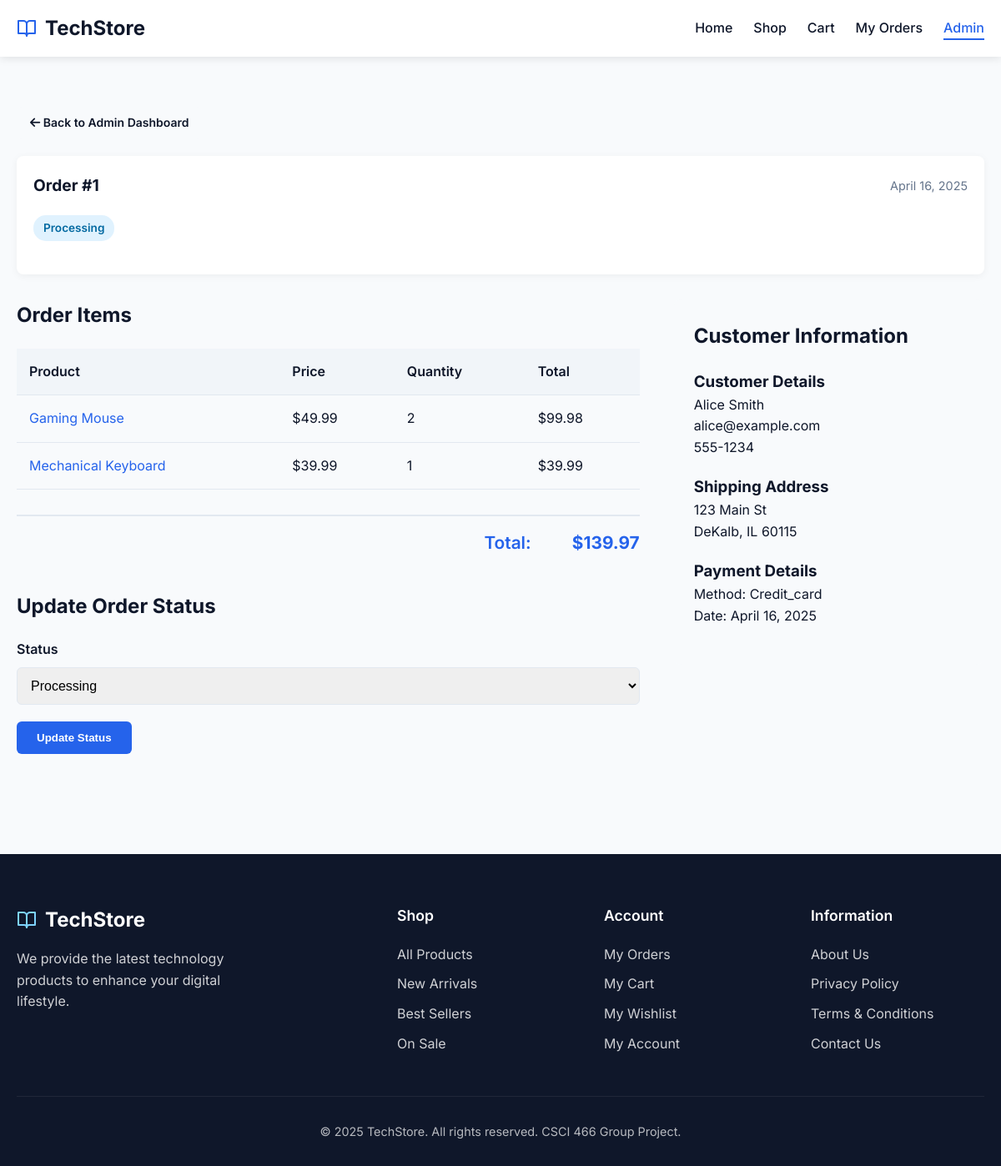
Screenshot of /website/admin_order_detail.php?id=1 with the database file from the repository.
### tables this page shows
CREATE TABLE `Order` (
    order_id INT AUTO_INCREMENT PRIMARY KEY,
    customer_id INT NOT NULL,
    order_date DATETIME DEFAULT CURRENT_TIMESTAMP,
    status ENUM('Processing', 'Shipped', 'Delivered') DEFAULT 'Processing',
    total_amount DECIMAL(10,2) NOT NULL,
    FOREIGN KEY (customer_id) REFERENCES Customer(customer_id)
);

CREATE TABLE OrderItem (
    order_item_id INT AUTO_INCREMENT PRIMARY KEY,
    order_id INT NOT NULL,
    product_id INT NOT NULL,
    quantity INT NOT NULL,
    price_at_order_time DECIMAL(10,2) NOT NULL,
    FOREIGN KEY (order_id) REFERENCES `Order`(order_id),
    FOREIGN KEY (product_id) REFERENCES Product(product_id)
);

CREATE TABLE Product (
    product_id INT AUTO_INCREMENT PRIMARY KEY,
    name VARCHAR(100) NOT NULL,
    description TEXT,
    price DECIMAL(10,2) NOT NULL,
    quantity_in_stock INT NOT NULL
);

CREATE TABLE Customer (
    customer_id INT AUTO_INCREMENT PRIMARY KEY,
    first_name VARCHAR(50) NOT NULL,
    last_name VARCHAR(50) NOT NULL,
    email VARCHAR(100) UNIQUE NOT NULL,
    phone_number VARCHAR(20)
);

CREATE TABLE Address (
    address_id INT AUTO_INCREMENT PRIMARY KEY,
    customer_id INT NOT NULL,
    type ENUM('shipping', 'billing') NOT NULL,
    street VARCHAR(100) NOT NULL,
    city VARCHAR(50) NOT NULL,
    state VARCHAR(50) NOT NULL,
    zip VARCHAR(10) NOT NULL,
    FOREIGN KEY (customer_id) REFERENCES Customer(customer_id)
);

CREATE TABLE Payment (
    payment_id INT AUTO_INCREMENT PRIMARY KEY,
    order_id INT NOT NULL,
    payment_date DATETIME DEFAULT CURRENT_TIMESTAMP,
    payment_method VARCHAR(50),
    amount DECIMAL(10,2) NOT NULL,
    FOREIGN KEY (order_id) REFERENCES `Order`(order_id)
);

### website/admin_order_detail.php (the view, shortened to what this page needs)
<?php
require 'db_config.php';
$order_id = (int)$_GET['id'];
$stmt = $pdo->prepare("
  SELECT o.order_id, o.order_date, o.status, o.total_amount,
         c.customer_id, c.first_name, c.last_name, c.email, c.phone_number
    FROM `Order` o
    JOIN Customer c ON o.customer_id = c.customer_id
   WHERE o.order_id = ?
");
$stmt->execute([$order_id]);
$order = $stmt->fetch(PDO::FETCH_ASSOC);
$stmt = $pdo->prepare("
  SELECT oi.quantity, oi.price_at_order_time,
         p.name, p.product_id
    FROM OrderItem oi
    JOIN Product p ON oi.product_id = p.product_id
   WHERE oi.order_id = ?
");
$stmt->execute([$order_id]);
$items = $stmt->fetchAll();
$stmt = $pdo->prepare("
  SELECT street, city, state, zip
    FROM Address
   WHERE customer_id = ? AND type = 'shipping'
   LIMIT 1
");
$stmt->execute([$order['customer_id']]);
$shipping = $stmt->fetch();
$stmt = $pdo->prepare("
  SELECT payment_method, payment_date
   FROM Payment
  WHERE order_id = ?
  LIMIT 1
");
$stmt->execute([$order_id]);
$payment = $stmt->fetch();
?>
<!DOCTYPE html>
<html lang="en">
<head>
  <link rel="stylesheet" href="style.css">
  <link rel="stylesheet" href="https://cdnjs.cloudflare.com/ajax/libs/font-awesome/6.4.0/css/all.min.css">
</head>
<body>
  <header>
    <div class="container">
      <div class="header-content">
        <a href="index.php" class="logo">
          <svg xmlns="http://www.w3.org/2000/svg" width="24" height="24" viewBox="0 0 24 24" fill="none" stroke="currentColor" stroke-width="2" stroke-linecap="round" stroke-linejoin="round">
            <path d="M2 3h6a4 4 0 0 1 4 4v14a3 3 0 0 0-3-3H2z"></path>
            <path d="M22 3h-6a4 4 0 0 0-4 4v14a3 3 0 0 1 3-3h7z"></path>
          </svg>
          TechStore
        </a>
        <nav>
          <ul id="navMenu">
            <li><a href="index.php">Home</a></li>
            <li><a href="product_list.php">Shop</a></li>
            <li><a href="cart.php">Cart</a></li>
            <li><a href="user_orders.php">My Orders</a></li>
            <li><a href="admin_orders.php" class="active">Admin</a></li>
          </ul>
        </nav>
      </div>
    </div>
  </header>
  <div class="section">
    <div class="container">
      <div style="margin-bottom: 20px;">
        <a href="admin_orders.php" class="btn btn-secondary btn-sm">
          <i class="fas fa-arrow-left"></i> Back to Admin Dashboard
        </a>
      </div>
      <div class="order-item" style="margin-bottom: 30px;">
        <div class="order-header">
          <div class="order-id">Order #<?= htmlspecialchars($order['order_id']) ?></div>
          <div class="order-date"><?= date('F j, Y', strtotime($order['order_date'])) ?></div>
        </div>
        <?php
          $status_class = '';
          switch ($order['status']) {
            case 'Processing':
              $status_class = 'status-processing';
              break;
          }
        ?>
        <div style="margin: 20px 0;">
          <span class="order-status <?= $status_class ?>">
            <?= htmlspecialchars($order['status']) ?>
          </span>
        </div>
      </div>
      <div class="checkout-grid">
        <div>
          <h2>Order Items</h2>
          <table class="cart-table" style="margin-top: 20px;">
            <thead>
              <tr>
                <th>Product</th>
                <th>Price</th>
                <th>Quantity</th>
                <th>Total</th>
              </tr>
            </thead>
            <tbody>
              <?php foreach ($items as $item):
                $subtotal = $item['price_at_order_time'] * $item['quantity'];
              ?>
                <tr>
                  <td data-label="Product">
                    <a href="product_detail.php?id=<?= $item['product_id'] ?>">
                      <?= htmlspecialchars($item['name']) ?>
                    </a>
                  </td>
                  <td data-label="Price">$<?= number_format($item['price_at_order_time'], 2) ?></td>
                  <td data-label="Quantity"><?= $item['quantity'] ?></td>
                  <td data-label="Total">$<?= number_format($subtotal, 2) ?></td>
                </tr>
              <?php endforeach; ?>
            </tbody>
          </table>
          <div class="cart-total" style="margin-top: 20px;">
            <div class="cart-total-row grand-total">
              <div class="cart-total-label">Total:</div>
              <div class="cart-total-value">$<?= number_format($order['total_amount'], 2) ?></div>
            </div>
          </div>
          <h2 style="margin-top: 40px;">Update Order Status</h2>
          <form method="post" action="admin_order_detail.php?id=<?= $order_id ?>" style="margin-top: 20px;">
            <div class="form-group">
              <label for="status" class="form-label">Status</label>
              <select id="status" name="status" class="form-control">
                <option value="Processing" <?= $order['status'] == 'Processing' ? 'selected' : '' ?>>Processing</option>
              </select>
            </div>
            <button type="submit" name="update_status" class="btn btn-primary">Update Status</button>
          </form>
        </div>
        <div>
          <div class="checkout-summary">
            <h2>Customer Information</h2>
            <div style="margin: 20px 0;">
              <h3>Customer Details</h3>
              <p>
                <?= htmlspecialchars($order['first_name'] . ' ' . $order['last_name']) ?><br>
                <?= htmlspecialchars($order['email']) ?><br>
                <?= htmlspecialchars($order['phone_number']) ?>
              </p>
            </div>
            <?php if ($shipping): ?>
              <div style="margin: 20px 0;">
                <h3>Shipping Address</h3>
                <p>
                  <?= htmlspecialchars($shipping['street']) ?><br>
                  <?= htmlspecialchars($shipping['city']) ?>, <?= htmlspecialchars($shipping['state']) ?> <?= htmlspecialchars($shipping['zip']) ?>
                </p>
              </div>
            <?php endif; ?>
            <?php if ($payment): ?>
              <div style="margin: 20px 0;">
                <h3>Payment Details</h3>
                <p>
                  Method: <?= htmlspecialchars(ucfirst($payment['payment_method'])) ?><br>
                  Date: <?= date('F j, Y', strtotime($payment['payment_date'])) ?>
                </p>
              </div>
            <?php endif; ?>
          </div>
        </div>
      </div>
    </div>
  </div>
  <footer>
    <div class="container">
      <div class="footer-grid">
        <div>
          <div class="footer-logo">
            <svg xmlns="http://www.w3.org/2000/svg" width="24" height="24" viewBox="0 0 24 24" fill="none" stroke="currentColor" stroke-width="2" stroke-linecap="round" stroke-linejoin="round">
              <path d="M2 3h6a4 4 0 0 1 4 4v14a3 3 0 0 0-3-3H2z"></path>
              <path d="M22 3h-6a4 4 0 0 0-4 4v14a3 3 0 0 1 3-3h7z"></path>
            </svg>
            TechStore
          </div>
          <p class="footer-about">We provide the latest technology products to enhance your digital lifestyle.</p>
        </div>
        <div>
          <h3 class="footer-title">Shop</h3>
          <ul class="footer-links">
            <li><a href="product_list.php">All Products</a></li>
            <li><a href="#">New Arrivals</a></li>
            <li><a href="#">Best Sellers</a></li>
            <li><a href="#">On Sale</a></li>
          </ul>
        </div>
        <div>
          <h3 class="footer-title">Account</h3>
          <ul class="footer-links">
            <li><a href="user_orders.php">My Orders</a></li>
            <li><a href="cart.php">My Cart</a></li>
            <li><a href="#">My Wishlist</a></li>
            <li><a href="#">My Account</a></li>
          </ul>
        </div>
        <div>
          <h3 class="footer-title">Information</h3>
          <ul class="footer-links">
            <li><a href="#">About Us</a></li>
            <li><a href="#">Privacy Policy</a></li>
            <li><a href="#">Terms & Conditions</a></li>
            <li><a href="#">Contact Us</a></li>
          </ul>
        </div>
      </div>
      <div class="copyright">
        &copy; 2025 TechStore. All rights reserved. CSCI 466 Group Project.
      </div>
    </div>
  </footer>
</body>
</html>

### website/style.css (style rules this page uses)
:root { --primary: #2563eb; --primary-dark: #1d4ed8; --secondary: #7dd3fc; --accent: #f97316; --dark: #0f172a; --light: #f8fafc; --gray: #64748b; --light-gray: #e2e8f0; --danger: #ef4444; --success: #22c55e; --warning: #f59e0b; }
* { margin: 0; padding: 0; box-sizing: border-box; }
body { font-family: 'Inter', -apple-system, BlinkMacSystemFont, sans-serif; line-height: 1.6; color: var(--dark); background-color: var(--light); }
a { color: var(--primary); text-decoration: none; transition: color 0.2s; }
.container { width: 100%; max-width: 1200px; margin: 0 auto; padding: 0 20px; }
header { background-color: white; box-shadow: 0 2px 10px rgba(0, 0, 0, 0.1); position: sticky; top: 0; z-index: 100; }
.header-content { display: flex; justify-content: space-between; align-items: center; padding: 15px 0; }
.logo { font-size: 1.5rem; font-weight: 700; color: var(--dark); display: flex; align-items: center; }
.logo svg { margin-right: 10px; color: var(--primary); }
nav ul { display: flex; list-style: none; gap: 25px; }
nav li a { color: var(--dark); font-weight: 500; position: relative; }
nav li a.active { color: var(--primary); }
nav li a.active::after { content: ''; position: absolute; bottom: -5px; left: 0; width: 100%; height: 2px; background-color: var(--primary); }
.btn { display: inline-block; padding: 12px 24px; background-color: var(--accent); color: white; font-weight: 600; border-radius: 6px; transition: all 0.2s; border: none; cursor: pointer; text-align: center; }
.btn-primary { background-color: var(--primary); }
.btn-secondary { background-color: var(--light); color: var(--dark); }
.btn-sm { padding: 8px 16px; font-size: 0.875rem; }
.section { padding: 60px 0; }
.cart-table { width: 100%; border-collapse: collapse; margin-bottom: 30px; }
.cart-table th { text-align: left; padding: 15px; background-color: #f1f5f9; border-bottom: 1px solid var(--light-gray); font-weight: 600; }
.cart-table td { padding: 15px; border-bottom: 1px solid var(--light-gray); }
.cart-total { margin-top: 30px; text-align: right; }
.cart-total-row { display: flex; justify-content: flex-end; gap: 30px; margin-bottom: 10px; }
.cart-total-label { font-weight: 600; }
.cart-total-value { font-weight: 700; min-width: 100px; }
.grand-total { font-size: 1.3rem; color: var(--primary); margin-top: 20px; padding-top: 15px; border-top: 2px solid var(--light-gray); }
.checkout-grid { display: grid; grid-template-columns: 2fr 1fr; gap: 40px; }
.form-group { margin-bottom: 20px; }
.form-label { display: block; font-weight: 600; margin-bottom: 8px; }
.form-control { width: 100%; padding: 12px; border: 1px solid var(--light-gray); border-radius: 6px; font-size: 1rem; }
.checkout-summary { background-color: #f8fafc; border-radius: 10px; padding: 25px; position: sticky; top: 100px; }
.order-item { background-color: white; border-radius: 8px; padding: 20px; margin-bottom: 20px; box-shadow: 0 2px 10px rgba(0, 0, 0, 0.05); }
.order-header { display: flex; justify-content: space-between; align-items: center; margin-bottom: 15px; }
.order-id { font-size: 1.2rem; font-weight: 700; }
.order-date { color: var(--gray); font-size: 0.9rem; }
.order-status { display: inline-block; padding: 5px 12px; border-radius: 15px; font-size: 0.85rem; font-weight: 600; }
.status-processing { background-color: #e0f2fe; color: #0369a1; }
footer { background-color: var(--dark); color: white; padding: 60px 0 30px; margin-top: 60px; }
.footer-grid { display: grid; grid-template-columns: 2fr 1fr 1fr 1fr; gap: 40px; margin-bottom: 40px; }
.footer-logo { color: white; font-size: 1.5rem; font-weight: 700; margin-bottom: 15px; display: flex; align-items: center; }
.footer-logo svg { margin-right: 10px; color: var(--secondary); }
.footer-about { margin-bottom: 20px; opacity: 0.8; max-width: 300px; }
.footer-title { font-weight: 600; margin-bottom: 20px; font-size: 1.1rem; }
.footer-links { list-style: none; }
.footer-links li { margin-bottom: 10px; }
.footer-links a { color: white; opacity: 0.8; transition: opacity 0.2s; }
.copyright { text-align: center; padding-top: 30px; border-top: 1px solid rgba(255, 255, 255, 0.1); font-size: 0.9rem; opacity: 0.7; }

### rows the page displays
order: order_id "1", order_date "April 16, 2025", status "Processing", total_amount "139.97", customer.last_name "Alice Smith", customer.email "alice@example.com", customer.phone_number "555-1234"
orderitem: product.name "Gaming Mouse", price_at_order_time "49.99", quantity "2", subtotal "99.98"
orderitem: product.name "Mechanical Keyboard", price_at_order_time "39.99", quantity "1"
address: street "123 Main St", city "DeKalb", state "IL", zip "60115"
payment: payment_method "Credit_card", payment_date "April 16, 2025"
